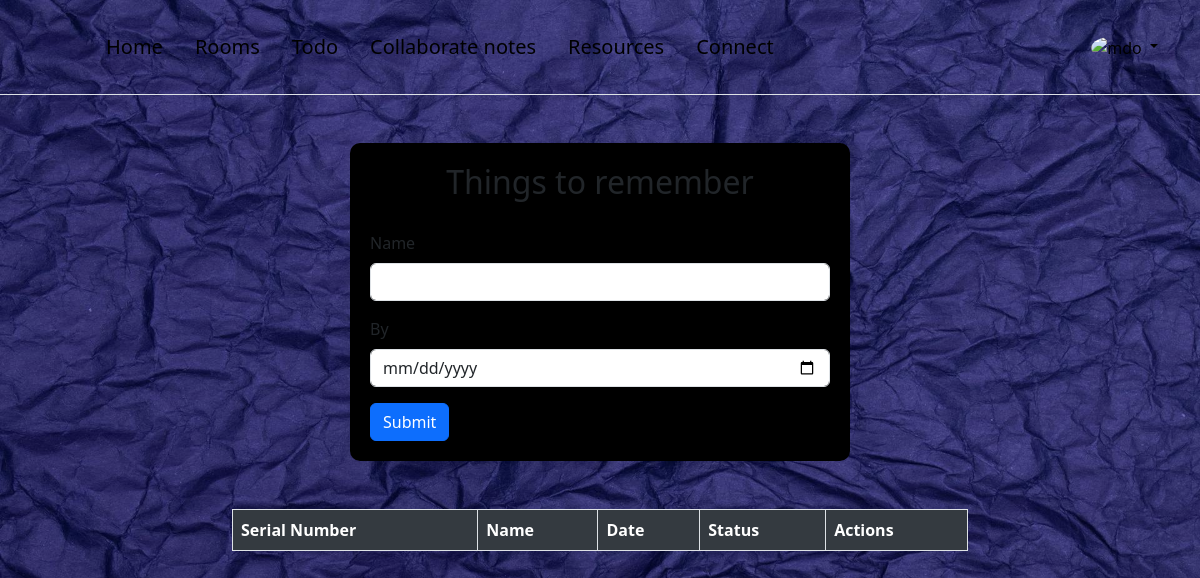
Before: /todolist/selfstudy/ (signed in) with the older database file.
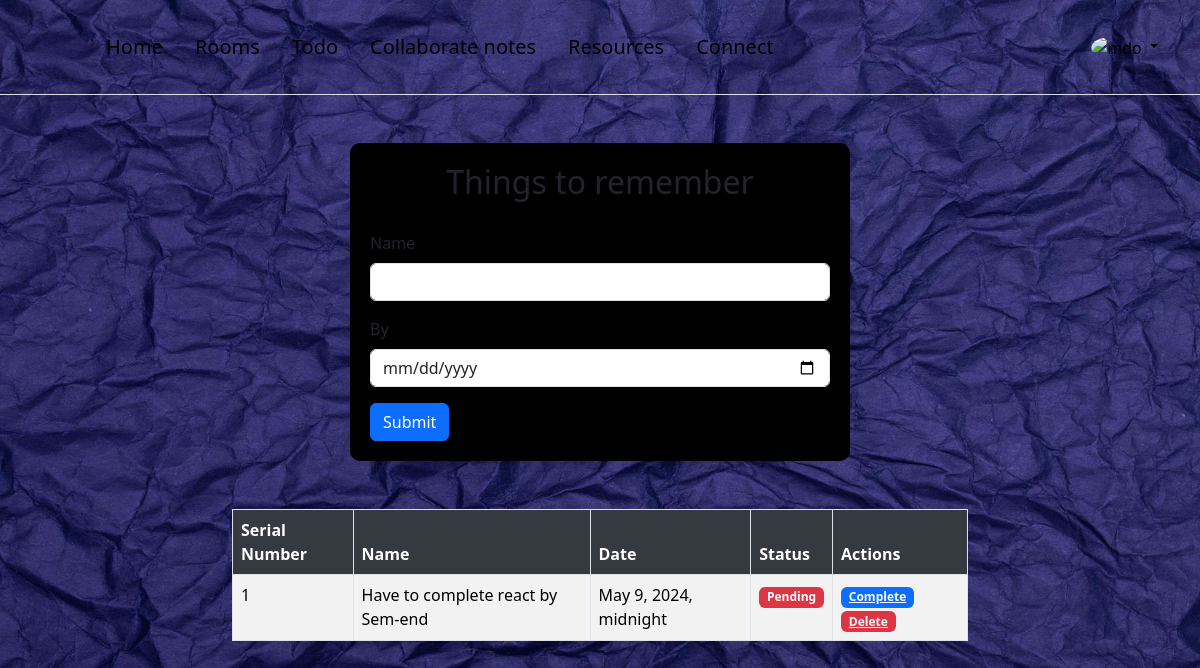
After: the same page with the newer database file.
### todolist/models.py (models this page shows, shortened)
class Selfstudy(models.Model):
    uuid = models.UUIDField(primary_key=True, default=uuid.uuid4, editable=False)
    name = models.CharField(max_length=200)
    due_date = models.DateTimeField(null=True)
    completed = models.BooleanField(default=False)

### todolist/views.py (the view)
# urls.py: path('selfstudy/', views.selfstudy, name='selfstudy'),
@login_required(login_url='accounts:login')
def selfstudy(request):
    selfstudy=Selfstudy.objects.all()
    currentTime = datetime.now().replace(tzinfo=None)
    for s in selfstudy:
        if s.due_date is not None:
            s.is_before_due_date = s.due_date.replace(tzinfo=None) < currentTime
        else:
            s.is_before_due_date = False
    context = {
        'currentTime': currentTime,
        'selfstudy': selfstudy
    }
    return render(request, 'todolist/selfstudy.html',context)

### frontend/templates/todolist/selfstudy.html (shortened to what this page needs)
{% extends "base/base.html" %}
{% load static %}
{% load widget_tweaks %}
{% block content %}
<div class="container my-5">
    <div class="row justify-content-center">
        <div class="col-md-6">
            <div class="form-container">
                <h2 class="form-title">Things to remember</h2>
                <form action="{% url 'todolist:create_selfstudy' %}" method="POST">
                    <div class="mb-3">
                        <label for="exampleInputName" class="form-label">Name</label>
                        <input type="text" class="form-control" name="name" required>
                    </div>
                    <div class="mb-3">
                        <label for="exampleInputDate" class="form-label">By</label>
                        <input type="date" class="form-control" name="due_date" required>
                    </div>
                    <button type="submit" class="btn btn-primary">Submit</button>
                </form>
            </div>
        </div>
    </div>
</div>
<div class="container table-container">
    <div class="row justify-content-center">
        <div class="col-md-8">
            <table class="table table-bordered table-striped">
                <thead>
                    <tr>
                        <th>Serial Number</th>
                        <th>Name</th>
                        <th>Date</th>
                        <th>Status</th>
                        <th>Actions</th>
                    </tr>
                </thead>
                <tbody>
                    {% for s in selfstudy %}
                        <tr class="{% if s.due_date > s.currentTime %}green-row{% else %}red-row{% endif %}">
                            {% if forloop.first %}
                                <td>1</td>
                            {% else %}
                                <td>{{ forloop.counter }}</td>
                            {% endif %}
                            <td>{{ s.name }}</td>
                            <td>{{ s.due_date }}</td>
                            <td>
                                {% if s.completed %}
                                    <span class="badge bg-success">Completed</span>
                                {% else %}
                                    <span class="badge bg-danger">Pending</span>
                                {% endif %}
                            </td>
                            <td>
                                {% if not s.completed %}
                                    <a class="badge bg-primary text-light" href="{% url 'todolist:complete_selfstudy' s.uuid %}">Complete</a>
                                {% endif %}
                                <a class="badge bg-danger text-light" href="{% url 'todolist:delete_selfstudy' s.uuid %}">Delete</a>
                            </td>
                        </tr>
                    {% endfor %}
                </tbody>
            </table>
        </div>
    </div>
</div>
{% endblock %}

Changed rows visible on the page:
added Selfstudy: name "Have to complete react by Sem-end", due_date "May 9, 2024, midnight", completed "Pending"
